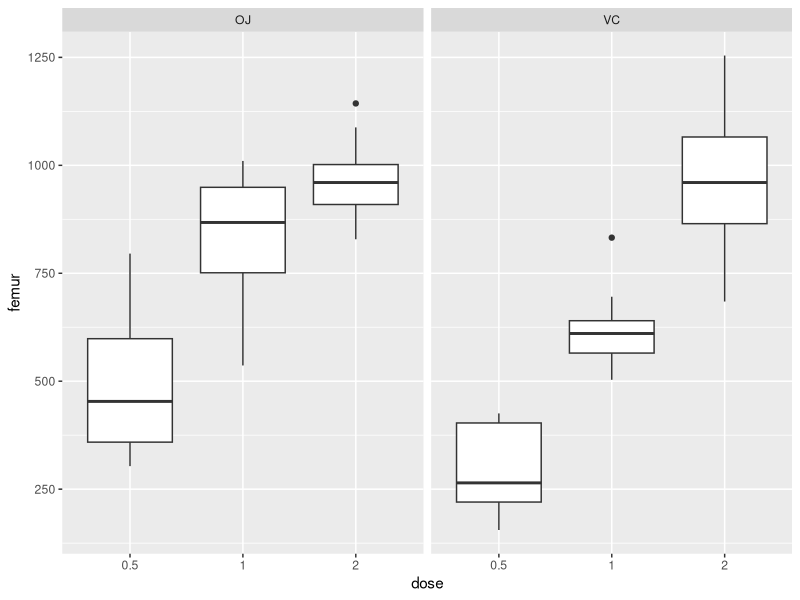

Source code (R):
## ---- chunk 1
library(tidyverse)
library(datasets)
library(writexl)
library(broom)
## ---- chunk 2
# Generate the data, creating multiple fake Dependent Variables
bone_df <- as.tibble(ToothGrowth) %>% 
    mutate(dose = factor(dose),
           molars = len*2,
           crunchers = len*3,
           canines = len*3.14,
           femur = len*37) %>% 
    select(supp, dose, everything())

# for playing around with if you wanna run ONE aov and tukey.
bone_len <- bone_df %>% 
    select(dose, supp, len)

bone_molars <- bone_df %>% 
    select(dose, supp, molars)

bone_crunchers <- bone_df %>% 
    select(dose, supp, crunchers)
## ---- chunk 3
# exploratory graph
bone_df %>% 
    ggplot(aes(x = dose, y = femur)) +
    geom_boxplot() +
    facet_grid(~supp)
## ---- chunk 4
# select the depedent variables of interest(exclude the factors)
all_anova <- bone_df %>% 
    select(len:femur) %>% 
    map(~ aov(lm(.x ~ supp * dose, data = bone_df)))

all_anova 
# notice there is a list of dataframes, where each dataset is named after
# the initial column name. You could select from this list of dfs with all_anova$name

# and the broom::tidy output as example
tidy(all_anova$len)

# quick chec to show you what the TukeyHSD looks like 
# we need to specify the interaction with which = 
tidy(TukeyHSD(all_anova$len, which = "supp:dose"))
## ---- chunk 5
# this does all the nice things and ends up with one LONG dataframe 
# with a label for each set of main effects/interactions/residuals.
all_anova %>% 
    map(., broom::tidy) %>% 
    map(~ mutate(.x, p.value = round(p.value, 5))) %>%
    map( ~ mutate(.x, sig = case_when(p.value <= 0.05 ~ "SIG",
                                  p.value > 0.05 ~ ""))) %>%
    bind_rows(.id = "source")
## ---- chunk 6
# this does all the nice things and ends up writing the list of dataframes
# to individuals tabs of an excel file 
all_anova %>% 
    map(., broom::tidy) %>% # notice that map(., tidy) is same as map(~ tidy(.))
    map(~ mutate(.x, p.value = round(p.value, 5))) %>%
    map(~ mutate(.x, sig = case_when(p.value <= 0.05 ~ "SIG",
                                  p.value > 0.05 ~ ""))) %>%
    writexl::write_xlsx(., "bone_anovas_type3.xlsx")

## ---- chunk 7
# long dataframe
all_anova %>% 
    map(~ tidy(TukeyHSD(., which = 'supp:dose'))) %>% 
    bind_rows(.id = "source")
## ---- chunk 8
# wide - less than ideal as I don't know a way to generate proper names
# it just will add a number to each of the columns.
all_anova %>% 
    map_dfc(~ tidy(TukeyHSD(., which = 'supp:dose')))
## ---- chunk 9
# write to excel
all_anova %>% 
    map(~ tidy(TukeyHSD(., which = 'supp:dose'))) %>% 
    writexl::write_xlsx(., "tidy_tukey.xlsx")
